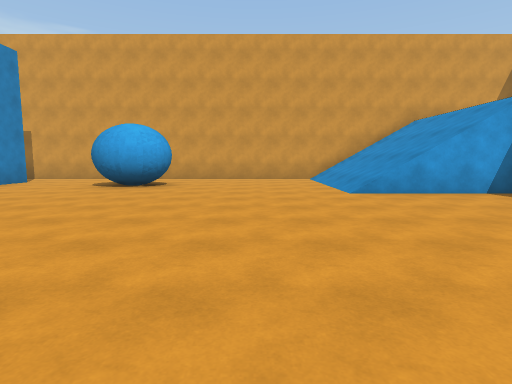
view 1 (above)

17 first-person views from a walk through a scene from a Unity 3-D project. The camera is 1.4 m above the floor, tilts 6° down and sees 80° across. The floor is counted in squares, 2 m on a side. Each view is taken from the middle of a square. On the plan, view 1 faces up. The plan holds only what a view shows up to about 10 squares ahead; the rest is blank. The player character is not drawn.

view 2
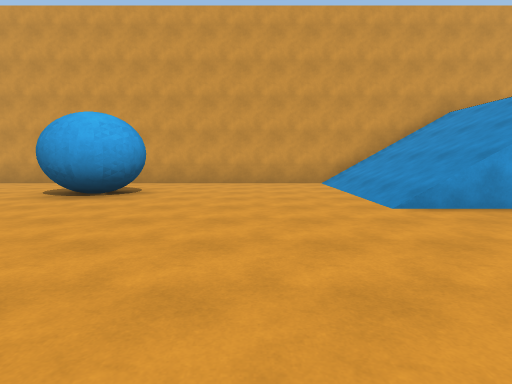

view 3
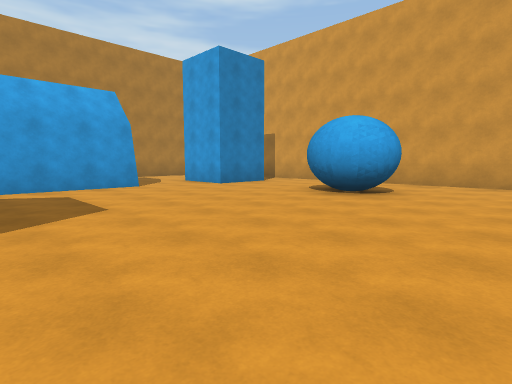

view 4
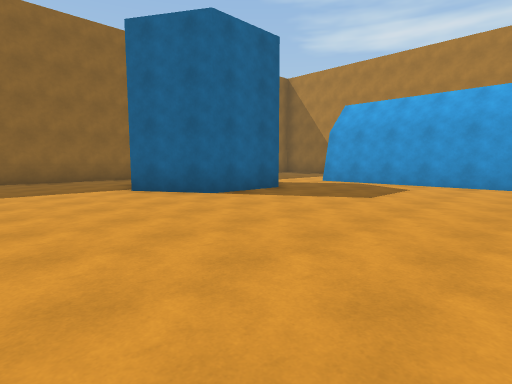

view 5
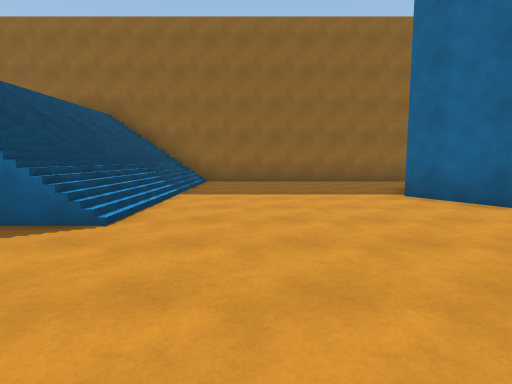

view 6
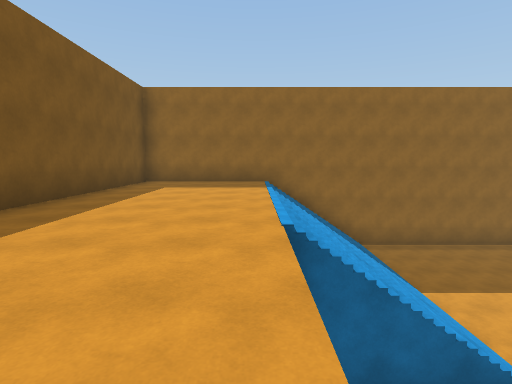

view 7
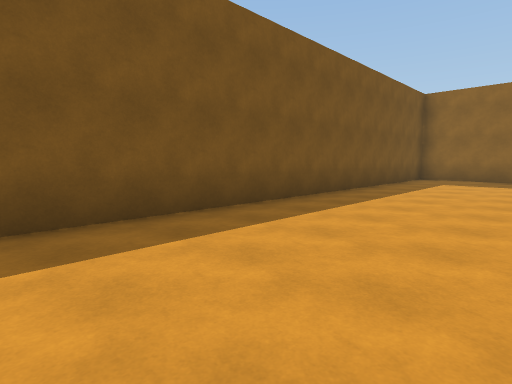

view 8
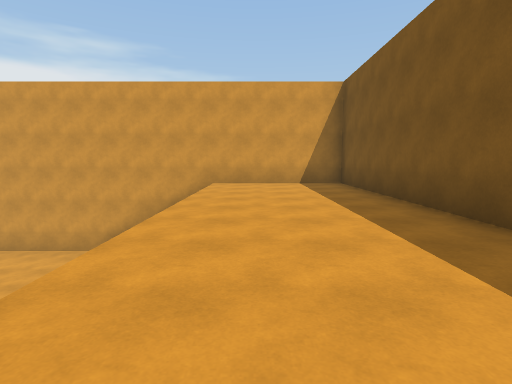

view 9
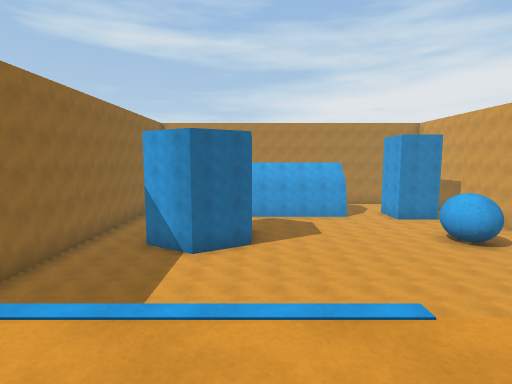

view 10
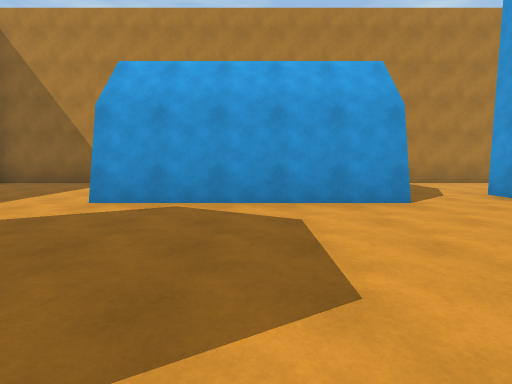

view 11
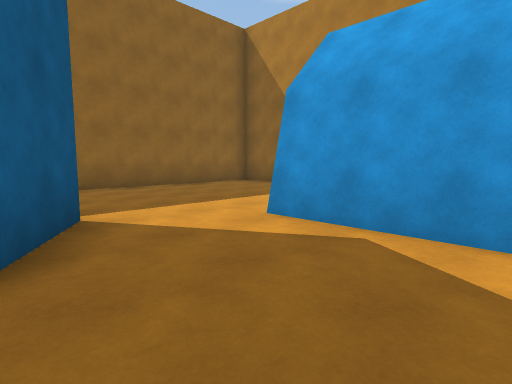

view 12
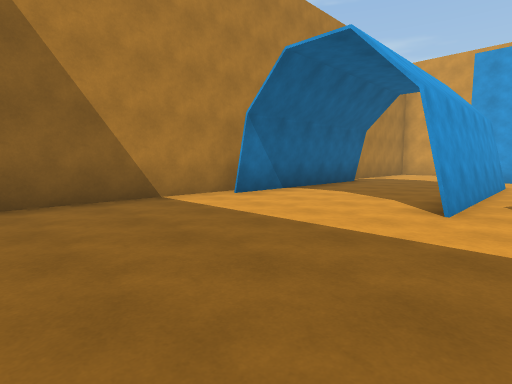

view 13
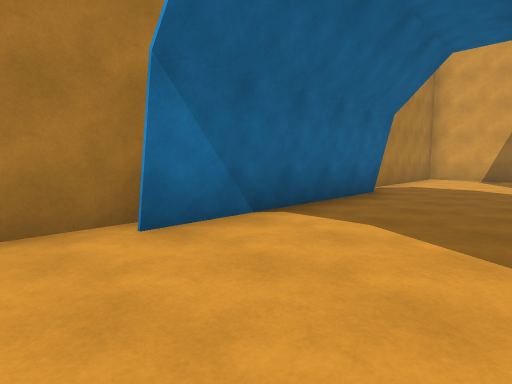

view 14
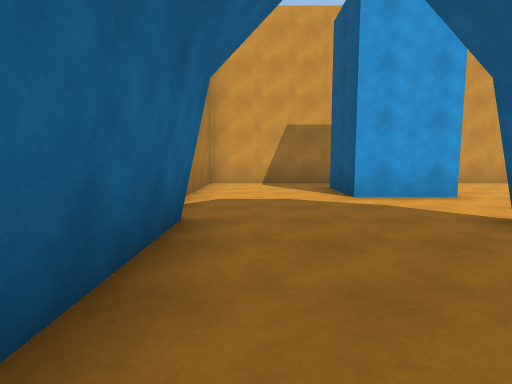

view 15
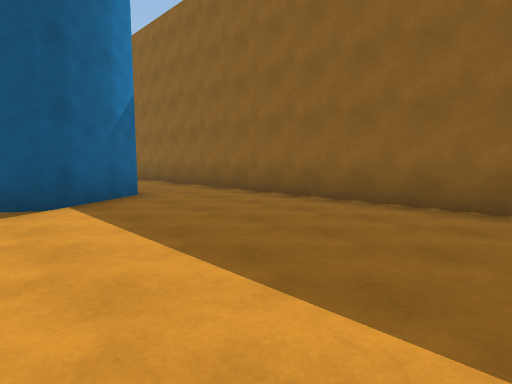

view 16
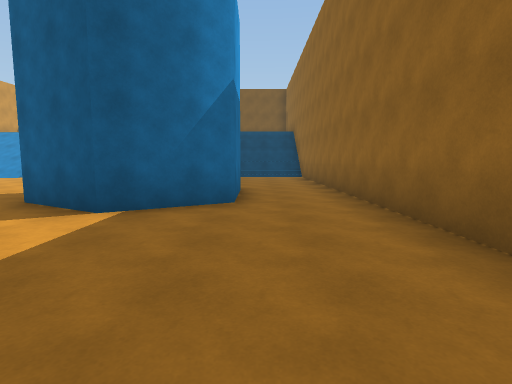

view 17
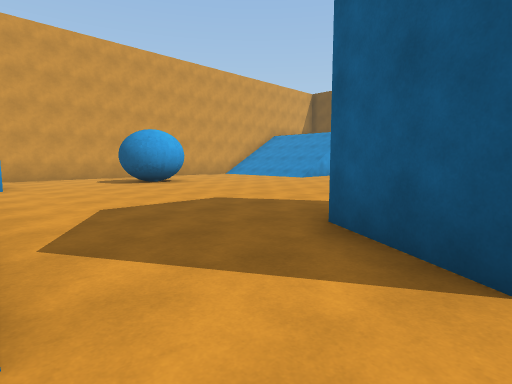

### Floor plan
Key: @ floor where view 1 was taken; # wall or solid block; . main floor; : floor 4.25 m higher than the main floor; / step, stairs or slope.
Columns run from 13 left of view 1 to 10 right of it. Each row starts with its distance up from view 1.
 12 ########################
 11 #.... .........////::::#
 10 #.... .........////::::#
  9 #...##...##....////::::#
  8 #...##...##....////::::#
  7 #..............////::::#
  6  ..................::::#
  5  #...#............ ::::#
  4  #...#............ ::::#
  3  #...#...........  ::::#
  2  #...#..........///::::#
  1 ##...#..###.....///::::#
  0 #.......###..@..///::::#
 -1 #......## ##....///::::#
 -2 #.......###.....///::::#
 -3 #...............///::::#
 -4 #...............///::::#
 -5 ########################

Where each view was taken, in squares from view 1:
view 1: 0 up, 0 right, facing up
view 2: 2 up, 0 right, facing up
view 3: 2 up, 0 right, facing up-left
view 4: 6 up, 1 right, facing down-left
view 5: 5 up, 1 right, facing down
view 6: 5 up, 6 right, facing down
view 7: 7 up, 6 right, facing down-right
view 8: 2 up, 7 right, facing up
view 9: 1 up, 7 right, facing left
view 10: 3 up, 3 left, facing left
view 11: 3 up, 5 left, facing down-left
view 12: 4 down, 7 left, facing up-left
view 13: 1 down, 9 left, facing up-left
view 14: 2 up, 11 left, facing up
view 15: 0 up, 11 left, facing down-right
view 16: 3 down, 10 left, facing right
view 17: 1 down, 8 left, facing up-right
